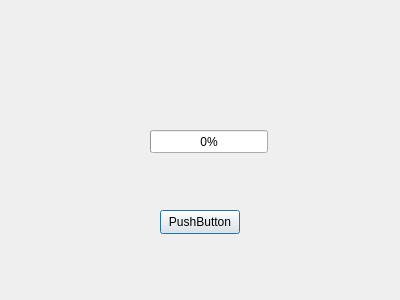
<?xml version="1.0" encoding="UTF-8"?>
<ui version="4.0">
 <class>SendFile</class>
 <widget class="QDialog" name="SendFile">
  <property name="geometry">
   <rect>
    <x>0</x>
    <y>0</y>
    <width>400</width>
    <height>300</height>
   </rect>
  </property>
  <property name="windowTitle">
   <string>Dialog</string>
  </property>
  <widget class="QPushButton" name="pushButton">
   <property name="geometry">
    <rect>
     <x>160</x>
     <y>210</y>
     <width>80</width>
     <height>24</height>
    </rect>
   </property>
   <property name="text">
    <string>PushButton</string>
   </property>
  </widget>
  <widget class="QProgressBar" name="progressBar">
   <property name="geometry">
    <rect>
     <x>150</x>
     <y>130</y>
     <width>118</width>
     <height>23</height>
    </rect>
   </property>
   <property name="value">
    <number>0</number>
   </property>
  </widget>
 </widget>
 <resources/>
 <connections/>
</ui>
